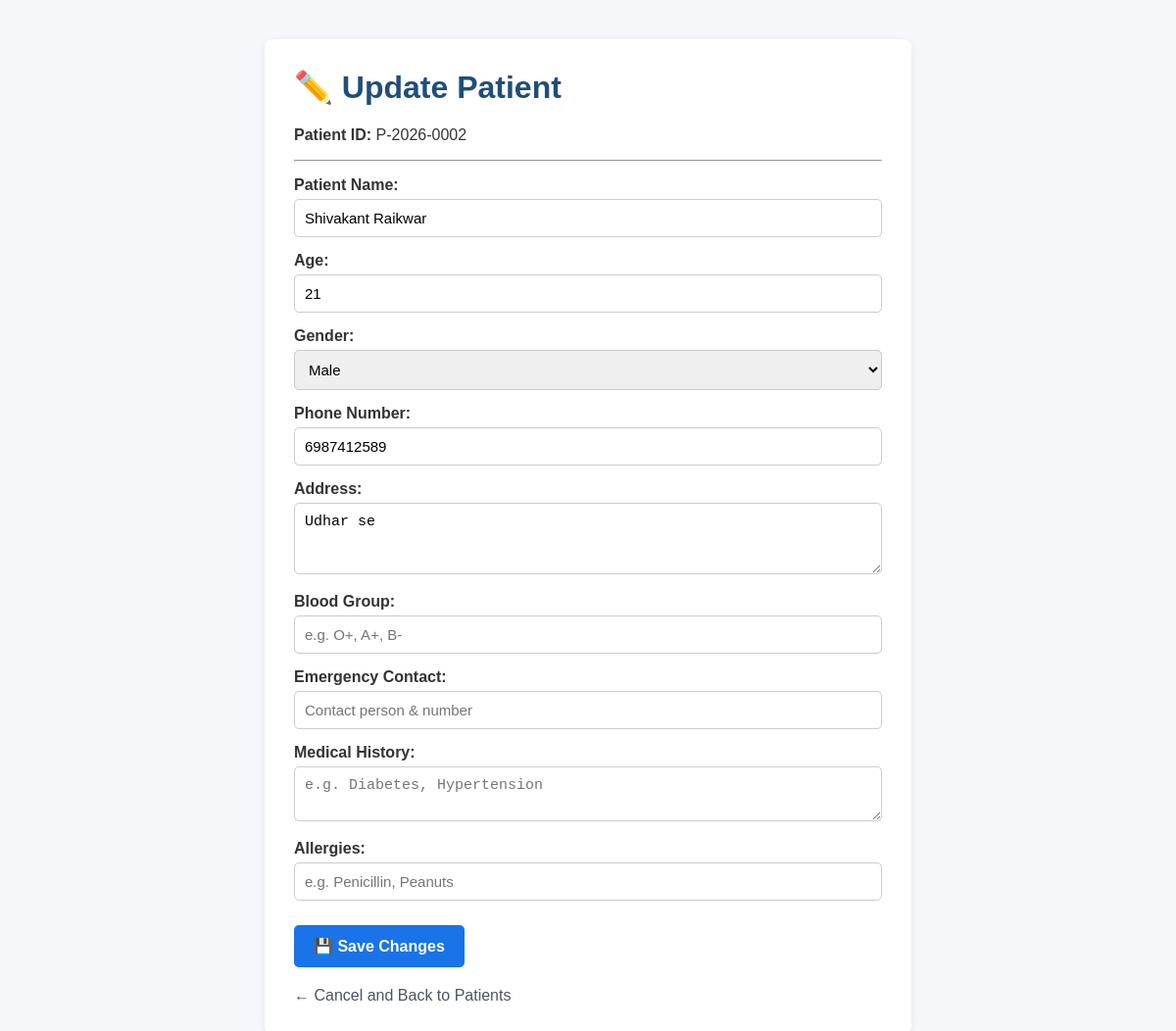
/update/P-2026-0002 (signed in), run on the app's committed database.
### tables this page shows
CREATE TABLE patients (
            id INTEGER PRIMARY KEY AUTOINCREMENT,
            patient_id TEXT UNIQUE,
            name TEXT NOT NULL,
            age INTEGER,
            gender TEXT,
            phone TEXT,
            address TEXT,
            blood_group TEXT,
            emergency_contact TEXT,
            medical_history TEXT,
            allergies TEXT,
            created_at TEXT
        , status TEXT DEFAULT 'Waiting');

### app.py (the view, shortened to what this page needs)
@app.route("/update/<patient_id>", methods=["GET", "POST"])
def update_patient(patient_id):
    if "user" not in session:
        return redirect(url_for("login"))
    conn = get_db()
    cursor = conn.cursor()
    cursor.execute("SELECT * FROM patients WHERE patient_id=?", (patient_id,))
    patient = cursor.fetchone()
    conn.close()
    return render_template("update.html", patient=patient)

### app.py (called while the page is built)
def get_db():
    conn = sqlite3.connect(DATABASE)
    conn.row_factory = sqlite3.Row
    return conn

### templates/update.html (shortened to what this page needs)
<!DOCTYPE html>
<html lang="en">
<head>
</head>
<body>
<div class="form-card">
    <h1>✏️ Update Patient</h1>
    <p><strong>Patient ID:</strong> {{ patient['patient_id'] }}</p>
    <hr>
    <form method="POST">
        <label>Patient Name:</label>
        <input type="text" name="name" value="{{ patient['name'] }}" required>
        <label>Age:</label>
        <input type="number" name="age" value="{{ patient['age'] }}" min="0" max="120" required>
        <label>Gender:</label>
        <select name="gender" required>
            <option value="Male" {% if patient['gender'] == "Male" %}selected{% endif %}>Male</option>
        </select>
        <label>Phone Number:</label>
        <input type="tel" name="phone" value="{{ patient['phone'] }}" required>
        <label>Address:</label>
        <textarea name="address" rows="3" required>{{ patient['address'] }}</textarea>
        <label>Blood Group:</label>
        <input type="text" name="blood_group" value="{{ patient['blood_group'] or '' }}" placeholder="e.g. O+, A+, B-">
        <label>Emergency Contact:</label>
        <input type="text" name="emergency_contact" value="{{ patient['emergency_contact'] or '' }}" placeholder="Contact person & number">
        <label>Medical History:</label>
        <textarea name="medical_history" rows="2" placeholder="e.g. Diabetes, Hypertension">{{ patient['medical_history'] or '' }}</textarea>
        <label>Allergies:</label>
        <input type="text" name="allergies" value="{{ patient['allergies'] or '' }}" placeholder="e.g. Penicillin, Peanuts">
        <button type="submit">💾 Save Changes</button>
    </form>
    <a class="back-link" href="/patients">← Cancel and Back to Patients</a>
</div>
</body>
</html>

### templates/update.html (style rules this page uses)
body { font-family: Arial, sans-serif; margin: 40px; background-color: #f5f7fa; color: #333; }
.form-card { max-width: 600px; margin: 0 auto; background: white; padding: 30px; border-radius: 8px; box-shadow: 0 2px 10px rgba(0,0,0,0.08); }
h1 { color: #1f4e79; margin-top: 0; }
label { display: block; margin-top: 15px; margin-bottom: 5px; font-weight: bold; }
input, select, textarea { width: 100%; padding: 10px; border: 1px solid #ccc; border-radius: 5px; box-sizing: border-box; font-size: 15px; }
button { margin-top: 25px; padding: 12px 20px; background-color: #1a73e8; color: white; border: none; border-radius: 5px; font-size: 16px; cursor: pointer; font-weight: bold; }
.back-link { display: inline-block; margin-top: 20px; text-decoration: none; color: #4b5563; }

### data on the page
patients: patient_id "P-2026-0002", name "Shivakant Raikwar", age "21", gender "Male", phone "6987412589", address "Udhar se"
